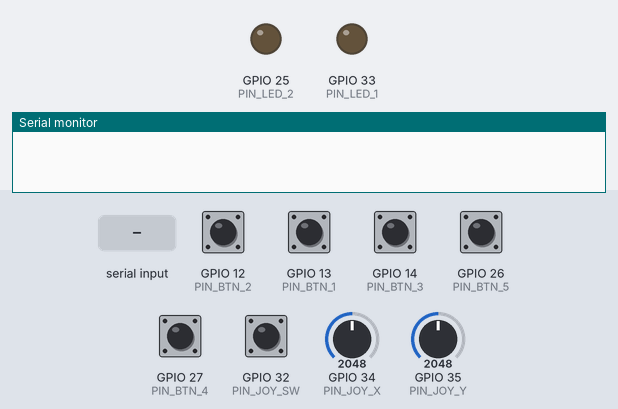
A sketch run on a simulated ESP32. On the bench: output pins drawn as LEDs (lit = HIGH), the last lines printed to the serial monitor. The inputs (shaded band) are chosen by the test bench; at power-on: GPIO 12 (PIN_BTN_2), GPIO 13 (PIN_BTN_1), GPIO 14 (PIN_BTN_3), GPIO 26 (PIN_BTN_5), GPIO 27 (PIN_BTN_4), GPIO 32 (PIN_JOY_SW) HIGH, GPIO 34 (PIN_JOY_X) = 2048, GPIO 35 (PIN_JOY_Y) = 2048.

Above: at 0.6 s.
At 3.2 s:
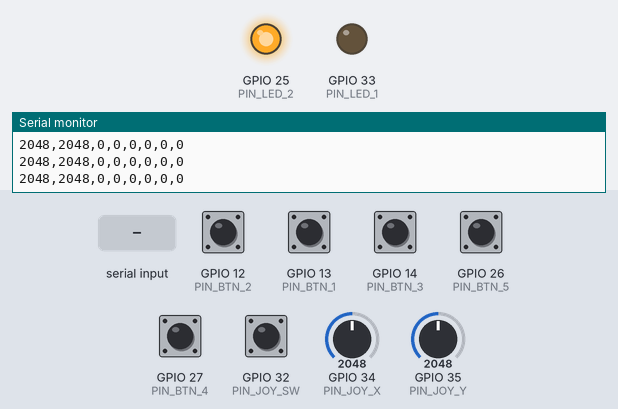
3.3 s: "CONNECTED\n" received over Serial
At 3.7 s:
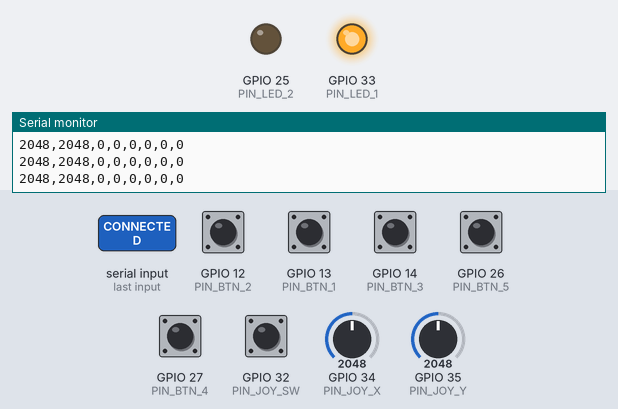
Timing chart, 0 to 6.3 s (numbered marks = the images above; inputs shaded):
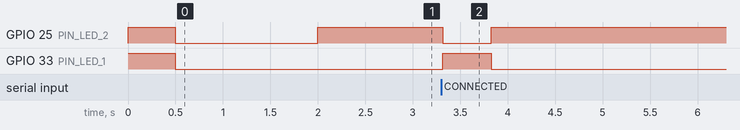

The sketch:

esp32_controller.ino
```cpp
// ESP32 PC Controller - Serial Output Version

// --- Pin Definitions ---
// Analog Stick
const int PIN_JOY_X = 34;
const int PIN_JOY_Y = 35;
const int PIN_JOY_SW = 32;

// Push Buttons
const int PIN_BTN_1 = 13;
const int PIN_BTN_2 = 12;
const int PIN_BTN_3 = 14;
const int PIN_BTN_4 = 27;
const int PIN_BTN_5 = 26;

// LEDs
const int PIN_LED_1 = 33; // Green LED
const int PIN_LED_2 = 25; // Red LED

const unsigned long CONNECTED_TIMEOUT_MS = 500;
bool controllerConnected = false;
unsigned long lastConnectionTime = 0;
char connectionBuffer[32];
int connectionIndex = 0;

void setConnectionLeds(bool connected) {
  // Assuming common cathode LEDs: HIGH to light, LOW to turn off
  digitalWrite(PIN_LED_1, connected ? HIGH : LOW);  // Green on when connected
  digitalWrite(PIN_LED_2, connected ? LOW : HIGH);  // Red on when not connected
}

void handleSerialInput() {
  while (Serial.available()) {
    char c = Serial.read();
    if (c == '\r') {
      continue;
    }
    if (c == '\n') {
      connectionBuffer[connectionIndex] = '\0';
      if (connectionIndex > 0 && strcmp(connectionBuffer, "CONNECTED") == 0) {
        controllerConnected = true;
        lastConnectionTime = millis();
        Serial.println("DEBUG: Received CONNECTED");
      }
      connectionIndex = 0;
    } else if (connectionIndex < sizeof(connectionBuffer) - 1) {
      connectionBuffer[connectionIndex++] = c;
    } else {
      connectionIndex = 0;
    }
  }
}

void updateConnectionStatus() {
  if (controllerConnected && millis() - lastConnectionTime > CONNECTED_TIMEOUT_MS) {
    controllerConnected = false;
  }
  setConnectionLeds(controllerConnected);
}

void setup() {
  // We use a fast baud rate for low-latency controller input
  Serial.begin(115200);

  // Initialize Joystick Button with internal pull-up
  pinMode(PIN_JOY_SW, INPUT_PULLUP);

  // Initialize Push Buttons with internal pull-ups
  pinMode(PIN_BTN_1, INPUT_PULLUP);
  pinMode(PIN_BTN_2, INPUT_PULLUP);
  pinMode(PIN_BTN_3, INPUT_PULLUP);
  pinMode(PIN_BTN_4, INPUT_PULLUP);
  pinMode(PIN_BTN_5, INPUT_PULLUP);

  // Initialize LEDs
  pinMode(PIN_LED_1, OUTPUT);
  pinMode(PIN_LED_2, OUTPUT);

  // Startup Sequence: Flash LEDs to confirm the board is running
  digitalWrite(PIN_LED_1, HIGH);
  digitalWrite(PIN_LED_2, HIGH);
  delay(500);
  digitalWrite(PIN_LED_1, LOW);
  digitalWrite(PIN_LED_2, LOW);
  delay(500);
  // Test green LED: should light for 1 second if common anode
  digitalWrite(PIN_LED_1, LOW);
  delay(1000);
  digitalWrite(PIN_LED_1, HIGH);
}

void loop() {
  handleSerialInput();
  updateConnectionStatus();

  // Read Analog Stick (ESP32 ADC is 12-bit: values range from 0 to 4095)
  int joyX = analogRead(PIN_JOY_X);
  int joyY = analogRead(PIN_JOY_Y);

  // Read Buttons
  // We use `!` to invert the reading.
  // Because of INPUT_PULLUP, a pressed button reads LOW (0). Inverting makes
  // pressed = 1.
  int joySw = !digitalRead(PIN_JOY_SW);
  int btn1 = !digitalRead(PIN_BTN_1);
  int btn2 = !digitalRead(PIN_BTN_2);
  int btn3 = !digitalRead(PIN_BTN_3);
  int btn4 = !digitalRead(PIN_BTN_4);
  int btn5 = !digitalRead(PIN_BTN_5);

  // Format the data as a comma-separated string: X,Y,SW,B1,B2,B3,B4,B5
  // Example output: 2048,2048,0,1,0,0,0,0
  Serial.print(joyX);
  Serial.print(",");
  Serial.print(joyY);
  Serial.print(",");
  Serial.print(joySw);
  Serial.print(",");
  Serial.print(btn1);
  Serial.print(",");
  Serial.print(btn2);
  Serial.print(",");
  Serial.print(btn3);
  Serial.print(",");
  Serial.print(btn4);
  Serial.print(",");
  Serial.println(btn5);

  // Run at ~50Hz (20ms delay). This prevents flooding the Serial port
  // while keeping latency very low for gaming.
  delay(20);
}
```

Measured:
- after the input at 3.3 s, GPIO 25 (PIN_LED_2): HIGH → LOW at once, → HIGH 0.51 s later; GPIO 33 (PIN_LED_1): LOW → HIGH at once, → LOW 0.51 s later
